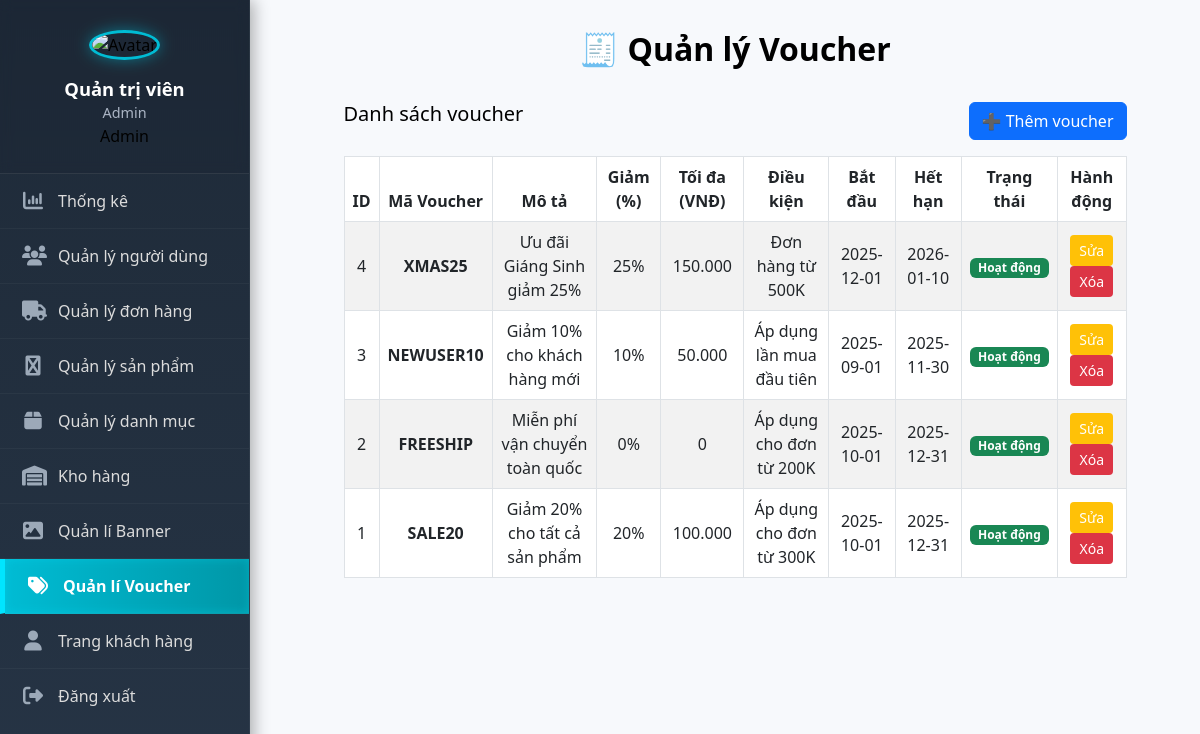
Screenshot of /admin_voucher.php with the database file from the repository.
### tables this page shows
CREATE TABLE `vouchers` (
    `id` INT(11) NOT NULL AUTO_INCREMENT,
    `ma_voucher` VARCHAR(50) NOT NULL UNIQUE,
    `mo_ta` TEXT DEFAULT NULL,
    `giam_phan_tram` INT(3) NOT NULL DEFAULT 0,
    `gia_tri_toi_da` DECIMAL(10, 2) DEFAULT NULL,
    `dieu_kien` VARCHAR(255) DEFAULT NULL,
    `ngay_bat_dau` DATE NOT NULL DEFAULT(CURRENT_DATE),
    `ngay_het_han` DATE NOT NULL,
    `trang_thai` ENUM('Hoạt động', 'Hết hạn', 'Ẩn') DEFAULT 'Hoạt động',
    PRIMARY KEY (`id`)
);

### admin_voucher.php (the view, shortened to what this page needs)
<?php
include "Database/connectdb.php";
$result = $conn->query("SELECT * FROM vouchers ORDER BY id DESC");
?>
<!DOCTYPE html>
<html lang="vi">
<head>
    <link href="https://cdn.jsdelivr.net/npm/bootstrap@5.3.0/dist/css/bootstrap.min.css" rel="stylesheet">
    <link rel="stylesheet" href="https://cdnjs.cloudflare.com/ajax/libs/font-awesome/6.5.0/css/all.min.css">
</head>
<body>
    <?php include 'sidebar_admin.php'; ?>
    <div class="main-content">
        <h2 class="mb-4">🧾 Quản lý Voucher</h2>
        <div class="d-flex justify-content-between mb-3">
            <h5>Danh sách voucher</h5>
            <button class="btn btn-primary" data-bs-toggle="modal" data-bs-target="#addModal">➕ Thêm voucher</button>
        </div>
        <div class="table-responsive">
            <table class="table table-bordered table-striped align-middle text-center">
                <thead>
                    <tr>
                        <th>ID</th>
                        <th>Mã Voucher</th>
                        <th>Mô tả</th>
                        <th>Giảm (%)</th>
                        <th>Tối đa (VNĐ)</th>
                        <th>Điều kiện</th>
                        <th>Bắt đầu</th>
                        <th>Hết hạn</th>
                        <th>Trạng thái</th>
                        <th>Hành động</th>
                    </tr>
                </thead>
                <tbody>
                    <?php while ($row = $result->fetch_assoc()): ?>
                        <tr>
                            <td><?= $row['id'] ?></td>
                            <td><strong><?= htmlspecialchars($row['ma_voucher']) ?></strong></td>
                            <td><?= htmlspecialchars($row['mo_ta']) ?></td>
                            <td><?= $row['giam_phan_tram'] ?>%</td>
                            <td><?= number_format($row['gia_tri_toi_da'], 0, ',', '.') ?></td>
                            <td><?= htmlspecialchars($row['dieu_kien']) ?></td>
                            <td><?= $row['ngay_bat_dau'] ?></td>
                            <td><?= $row['ngay_het_han'] ?></td>
                            <td>
                                <span class="badge bg-<?= $row['trang_thai'] == 'Hoạt động' ? 'success' : ($row['trang_thai'] == 'Hết hạn' ? 'secondary' : 'warning') ?>">
                                    <?= $row['trang_thai'] ?>
                                </span>
                            </td>
                            <td>
                                <button class="btn btn-sm btn-edit" data-bs-toggle="modal" data-bs-target="#editModal<?= $row['id'] ?>">Sửa</button>
                                <a href="?delete=<?= $row['id'] ?>" class="btn btn-sm btn-delete" onclick="return confirm('Xóa voucher này?')">Xóa</a>
                            </td>
                        </tr>
                    <?php endwhile; ?>
                </tbody>
            </table>
        </div>
    </div>
</body>
</html>

### css/sidebar.css (style rules this page uses)
html, body { margin: 0; padding: 0; }
body { font-family: 'Poppins', 'Segoe UI', Tahoma, Geneva, Verdana, sans-serif; background: #f7f9fc; color: #000; padding-left: 270px; transition: none !important; }

### admin_voucher.php (style rules this page uses)
body { background-color: #f8f9fa; overflow-x: hidden; }
.main-content { padding: 30px; min-height: 100vh; display: flex; flex-direction: column; align-items: center; }
.table-responsive { width: 90%; max-width: 1100px; }
.table thead { background-color: #007bff; color: white; }
.btn-edit { background-color: #ffc107; color: #fff; }
.btn-delete { background-color: #dc3545; color: #fff; }
h2 { font-weight: bold; text-align: center; margin-bottom: 25px; }
.d-flex.justify-content-between { width: 90%; max-width: 1100px; margin: 10px auto; }

### rows the page displays
vouchers: id "4", ma_voucher "XMAS25", mo_ta "Ưu đãi Giáng Sinh giảm 25%", giam_phan_tram "25", gia_tri_toi_da "150.000", dieu_kien "Đơn hàng từ 500K", ngay_bat_dau "2025-12-01", ngay_het_han "2026-01-10", trang_thai "Hoạt động"
vouchers: id "3", ma_voucher "NEWUSER10", mo_ta "Giảm 10% cho khách hàng mới", giam_phan_tram "10", gia_tri_toi_da "50.000", dieu_kien "Áp dụng lần mua đầu tiên", ngay_bat_dau "2025-09-01", ngay_het_han "2025-11-30", trang_thai "Hoạt động"
vouchers: id "2", ma_voucher "FREESHIP", mo_ta "Miễn phí vận chuyển toàn quốc", giam_phan_tram "0", gia_tri_toi_da "0", dieu_kien "Áp dụng cho đơn từ 200K", ngay_bat_dau "2025-10-01", ngay_het_han "2025-12-31", trang_thai "Hoạt động"
vouchers: id "1", ma_voucher "SALE20", mo_ta "Giảm 20% cho tất cả sản phẩm", giam_phan_tram "20", gia_tri_toi_da "100.000", dieu_kien "Áp dụng cho đơn từ 300K", ngay_bat_dau "2025-10-01", ngay_het_han "2025-12-31", trang_thai "Hoạt động"

### other values shown
$ho_ten_display "Quản trị viên"
$username_display "Admin"
